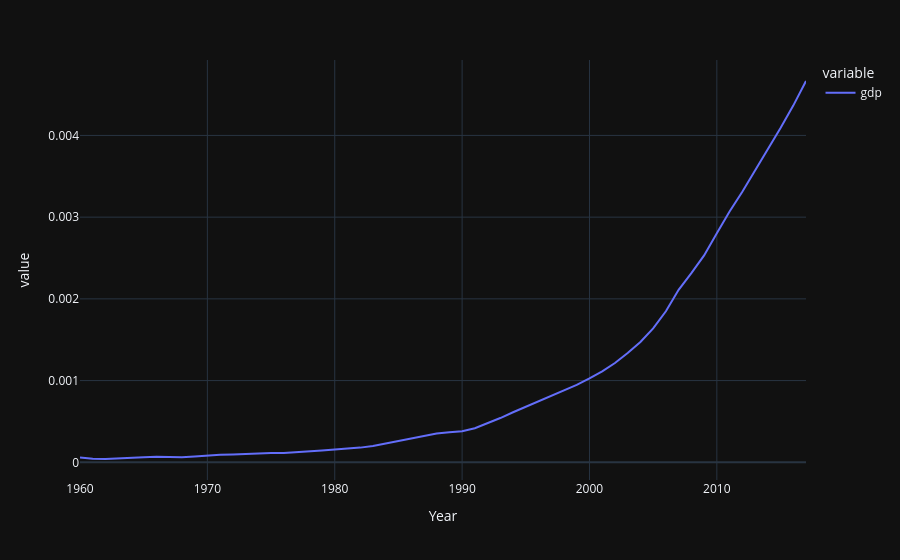

The notebook cell this image was saved under:
### Code cell
px.line((chinese_gdp_indexed_by_year.gdp / total_gdp))
